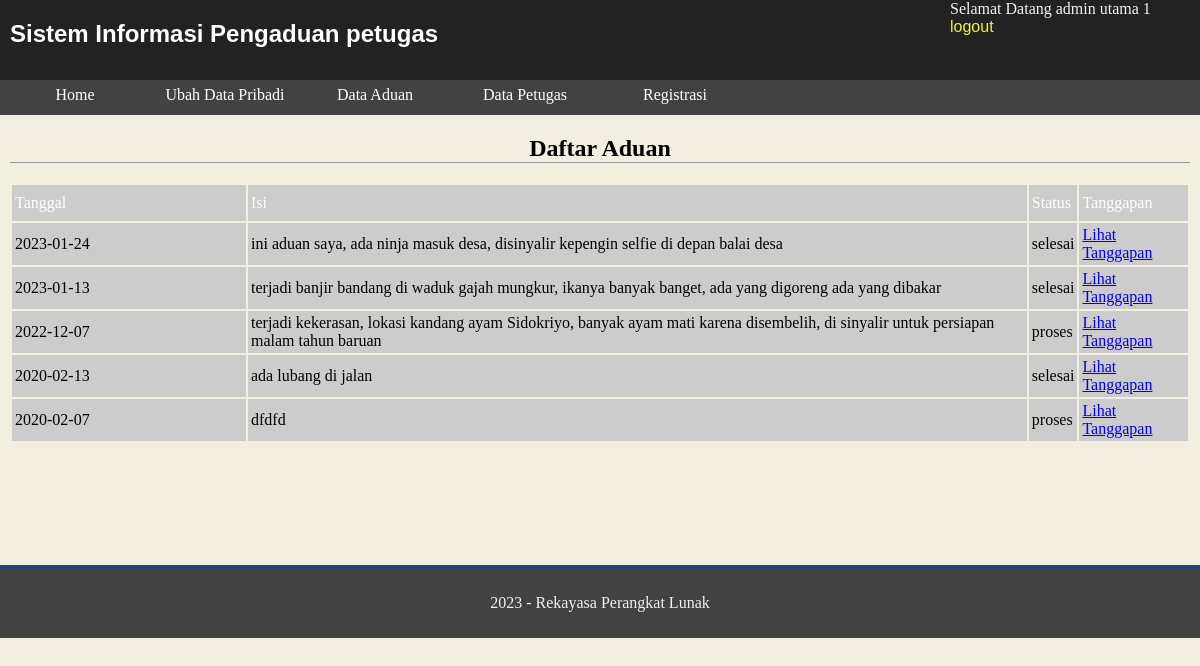
Screenshot of /petugas/aduan.php (signed in) with the database file from the repository.
### tables this page shows
CREATE TABLE `petugas` (
  `id_petugas` int(11) NOT NULL,
  `nama_petugas` varchar(35) NOT NULL,
  `username` varchar(25) NOT NULL,
  `password` varchar(32) NOT NULL,
  `telp` varchar(13) NOT NULL,
  `level` enum('admin','petugas') NOT NULL
);

CREATE TABLE `pengaduan` (
  `id_pengaduan` int(11) NOT NULL,
  `tgl_pengaduan` date NOT NULL,
  `nik` char(16) NOT NULL,
  `isi_laporan` text NOT NULL,
  `foto` varchar(255) NOT NULL,
  `status` enum('0','proses','selesai') NOT NULL
);

### petugas/aduan.php (the view, shortened to what this page needs)
<?php
include "../inc/koneksi.php";
$kueri_identitas = mysqli_query($konek,"SELECT * FROM petugas WHERE id_petugas = '".$_SESSION['ses_idpetugas']."'");
$data_identitas = mysqli_fetch_array($kueri_identitas);
?>
<!DOCTYPE html>
<html>
<head>
     <link rel="stylesheet" type="text/css" href="stylepetugas.css">
</head>
<body>
    <header>
        <h1>Sistem Informasi Pengaduan petugas</h1>
		<div class="identitas">Selamat Datang <?php echo $data_identitas[1]; ?><br>
		<a href="aksipetugas.php?a=logout">logout</a></div>
    </header>
    <nav>
        <?php
			include("menu.php");
		?>
    </nav>
    <div class="container">
        <div class="content">
            <h2>Daftar Aduan</h2>
			<table width="100%">
			<tr><td width="20%" class="headertabel">Tanggal</td>
				<td class="headertabel">Isi</td>
				<td class="headertabel">Status</td>
				<td class="headertabel">Tanggapan</td></tr>
			<?php
				$kueri_pengaduan = mysqli_query($konek,"SELECT * FROM pengaduan ORDER BY tgl_pengaduan DESC");
				while($data_pengaduan = mysqli_fetch_array($kueri_pengaduan)){
					echo "<tr><td>".$data_pengaduan[1]."</td>
							<td>".$data_pengaduan[3]."</td><td>".$data_pengaduan[5]."</td>
							<td>
							<a href='tanggapan.php?id=".$data_pengaduan[0]."'>Lihat Tanggapan</a> </td></tr>";
				}
			?>
			</table>
        </div>
    </div>
    <footer>
        <p>2023 - Rekayasa Perangkat Lunak</p>
    </footer>
</body>
</html>

### petugas/menu.php
<ul>
    <li><a href="index.php">Home</a></li>
    <li><a href="ubahdata.php">Ubah Data Pribadi</a></li>
	<li><a href="aduan.php">Data Aduan</a></li>
	<?php
		if($data_identitas[5] == "admin"){
			echo "<li><a href='petugas.php'>Data Petugas</a></li><li><a href='registrasi.php'>Registrasi</a></li>";
		}
	?>
</ul>

### petugas/stylepetugas.css (style rules this page uses)
body { margin: 0; padding: 0; background: #F3EFE0; }
header { margin: 0; padding: 0; background: #222222; display: block; height: 80px; color: #f2f2f2; }
header h1 { margin: 0; padding: 20px 10px 10px 10px; font-size: 24px; font-family: Arial,Helvetica; width: 600px; float: left; color: #fff; }
nav { background: #434242; width: 100%; height: 35px; display: block; }
nav ul { height:35px; list-style-type: none; margin: 0; padding: 0; }
nav ul li { margin: 0; padding: 0; text-align: center; display: inline; line-height: 30px; }
nav ul li a, nav ul li a:link, nav ul li a:visited, nav ul li a:active { text-decoration: none; color: #fff; margin: 0; padding: 0; height: 35px; width: 150px; display: block; float: left; }
.container { width: 100%; clear: both; float: left; min-height: 450px; }
.content { margin: 10px; display: block; }
.content td { background: #ccc; height: 30px; padding: 3px; }
footer { clear: both; display: block; background: #434242; border-top: solid 3px #0c4b98; color: #f2f2f2; height: 50px; text-align: center; padding: 10px; }
h2 { text-align: center; border-bottom: solid 1px #999; }
.identitas { width: 250px; height: 100px; display: block; float: right; }
.identitas a, .identitas a:link, .identitas a:visited, .identitas a:active { text-decoration: none; color: #e9f531; font-size: 16px; font-family: Arial,Helvetica; }
.headertabel { height: 30px; padding-left: 10px; background: #22A39F; color: #fff; }

### rows the page displays
petugas: nama_petugas "admin utama 1"
pengaduan: tgl_pengaduan "2023-01-24", isi_laporan "ini aduan saya, ada ninja masuk desa, disinyalir kepengin selfie di depan balai desa", status "selesai"
pengaduan: tgl_pengaduan "2023-01-13", isi_laporan "terjadi banjir bandang di waduk gajah mungkur, ikanya banyak banget, ada yang digoreng ada yang dibakar", status "selesai"
pengaduan: tgl_pengaduan "2022-12-07", isi_laporan "terjadi kekerasan, lokasi kandang ayam Sidokriyo, banyak ayam mati karena disembelih, di sinyalir untuk persiapan malam tahun baruan", status "proses"
pengaduan: tgl_pengaduan "2020-02-13", isi_laporan "ada lubang di jalan", status "selesai"
pengaduan: tgl_pengaduan "2020-02-07", isi_laporan "dfdfd", status "proses"
